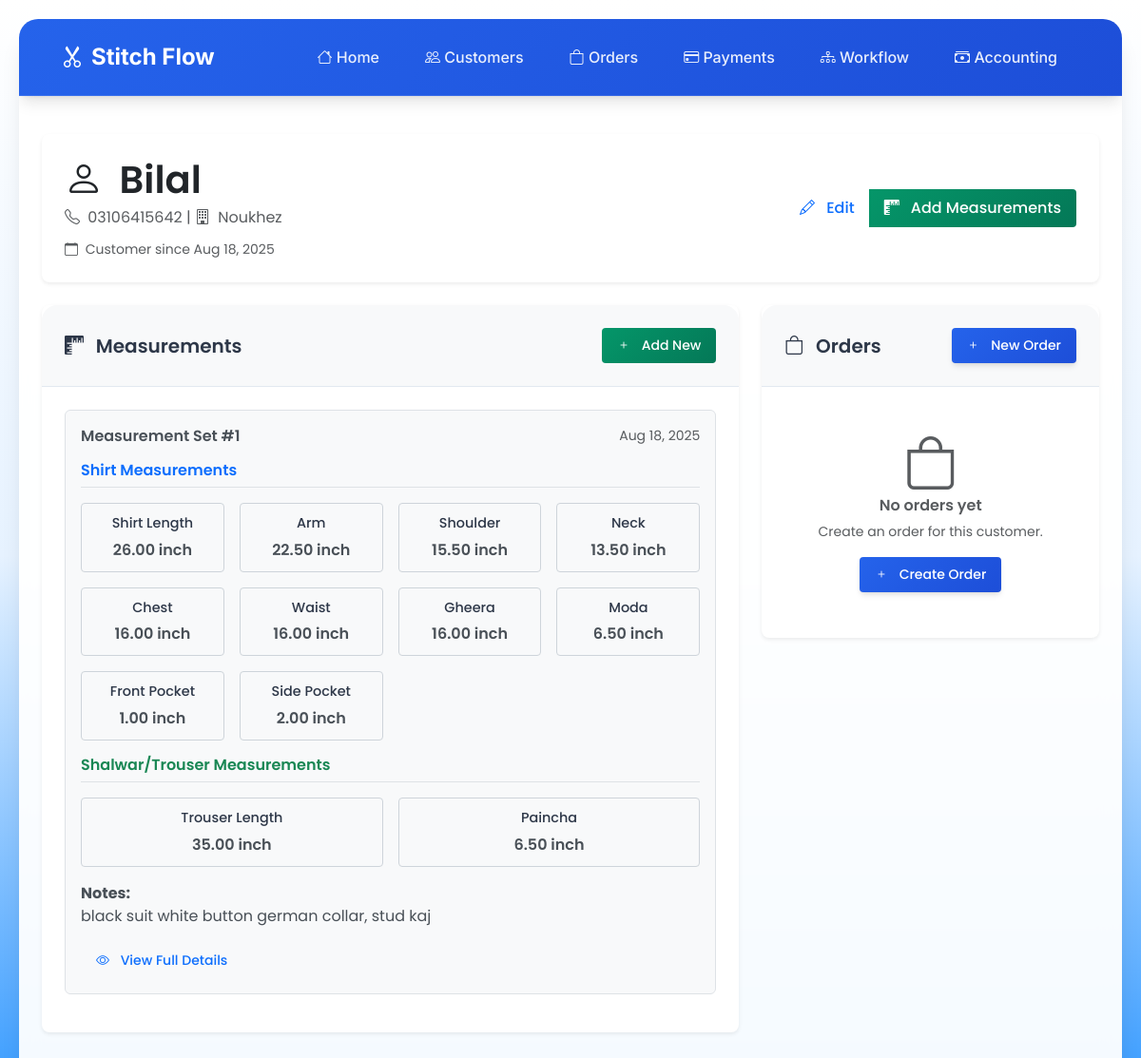
The page /customers/3/ on the database its author committed.
### customers/models.py (models this page shows, shortened)
class Customer(models.Model):
    name = models.CharField(max_length=200)
    phone_number = models.CharField(max_length=20)
    company = models.CharField(max_length=200, blank=True, null=True)
    created_at = models.DateTimeField(auto_now_add=True)
    updated_at = models.DateTimeField(auto_now=True)
    class Meta:
        ordering = ['-created_at']

class Measurement(models.Model):
    customer = models.ForeignKey('Customer', on_delete=models.CASCADE, related_name='measurements')
    shirt_length = models.DecimalField(max_digits=5, decimal_places=2, null=True, blank=True)
    arm = models.DecimalField(max_digits=5, decimal_places=2, null=True, blank=True)
    shoulder = models.DecimalField(max_digits=5, decimal_places=2, null=True, blank=True)
    neck = models.DecimalField(max_digits=5, decimal_places=2, null=True, blank=True)
    chest = models.DecimalField(max_digits=5, decimal_places=2, null=True, blank=True)
    waist = models.DecimalField(max_digits=5, decimal_places=2, null=True, blank=True)
    gheera = models.DecimalField(max_digits=5, decimal_places=2, null=True, blank=True)
    moda = models.DecimalField(max_digits=5, decimal_places=2, null=True, blank=True)
    collar = models.DecimalField(max_digits=5, decimal_places=2, null=True, blank=True)
    front_pocket = models.DecimalField(max_digits=5, decimal_places=2, null=True, blank=True)
    side_pocket = models.DecimalField(max_digits=5, decimal_places=2, null=True, blank=True)
    gool = models.DecimalField(max_digits=5, decimal_places=2, null=True, blank=True)
    choras = models.DecimalField(max_digits=5, decimal_places=2, null=True, blank=True)
    trouser_length = models.DecimalField(max_digits=5, decimal_places=2, null=True, blank=True)
    trouser_waist = models.DecimalField(max_digits=5, decimal_places=2, null=True, blank=True)
    trouser_hip = models.DecimalField(max_digits=5, decimal_places=2, null=True, blank=True)
    thigh = models.DecimalField(max_digits=5, decimal_places=2, null=True, blank=True)
    knee = models.DecimalField(max_digits=5, decimal_places=2, null=True, blank=True)
    paincha = models.DecimalField(max_digits=5, decimal_places=2, null=True, blank=True)
    notes = models.TextField(blank=True, null=True)
    created_at = models.DateTimeField(auto_now_add=True)
    class Meta:
        ordering = ['-created_at']

### customers/views.py (the view)
# urls.py: path('<int:pk>/', views.customer_detail, name='customer_detail'),
def customer_detail(request, pk):
    customer = get_object_or_404(Customer, pk=pk)
    measurements = customer.measurements.all()
    orders = customer.orders.all()
    context = {
        'customer': customer,
        'measurements': measurements,
        'orders': orders,
    }
    return render(request, 'customers/detail.html', context)

### customers/templates/customers/detail.html (shortened to what this page needs)
{% extends 'base.html' %}
{% block content %}
<div class="col-12">
    <div class="main-content py-4">
        <div class="card mb-4 shadow-sm border-0 rounded-3">
            <div class="card-body p-4">
                <div class="row align-items-center">
                    <div class="col-md-8">
                        <h1 class="mb-1">
                            <i class="bi bi-person me-2"></i> {{ customer.name }}
                        </h1>
                        <p class="text-muted mb-2">
                            <i class="bi bi-telephone me-1"></i> {{ customer.phone_number }}
                            {% if customer.company %}
                                | <i class="bi bi-building me-1"></i> {{ customer.company }}
                            {% endif %}
                        </p>
                        <small class="text-muted">
                            <i class="bi bi-calendar me-1"></i> Customer since {{ customer.created_at|date:"M d, Y" }}
                        </small>
                    </div>
                    <div class="col-md-4 text-md-end">
                        <div class="btn-group" role="group">
                            <a href="{% url 'customer_edit' customer.pk %}" class="btn btn-outline-primary">
                                <i class="bi bi-pencil me-2"></i> Edit
                            </a>
                            <a href="{% url 'measurement_create' customer.pk %}" class="btn btn-success">
                                <i class="bi bi-rulers me-2"></i> Add Measurements
                            </a>
                        </div>
                    </div>
                </div>
            </div>
        </div>
        <div class="row">
            <div class="col-lg-8 mb-4">
                <div class="card shadow-sm border-0 rounded-3">
                    <div class="card-header d-flex justify-content-between align-items-center">
                        <h5 class="mb-0">
                            <i class="bi bi-rulers me-2"></i> Measurements
                        </h5>
                        <a href="{% url 'measurement_create' customer.pk %}" class="btn btn-sm btn-success">
                            <i class="bi bi-plus me-2"></i> Add New
                        </a>
                    </div>
                    <div class="card-body p-4">
                        {% if measurements %}
                            {% for measurement in measurements %}
                                <div class="border rounded p-3 mb-3 bg-light">
                                    <div class="d-flex justify-content-between align-items-center mb-3">
                                        <h6 class="mb-0">
                                            Measurement Set #{{ forloop.counter }}
                                        </h6>
                                        <small class="text-muted">
                                            {{ measurement.created_at|date:"M d, Y" }}
                                        </small>
                                    </div>
                                    <div class="mb-3">
                                        <h6 class="text-primary border-bottom pb-2">Shirt Measurements</h6>
                                        <div class="measurement-grid">
                                            {% if measurement.shirt_length %}
                                                <div class="measurement-item">
                                                    <div class="measurement-label">Shirt Length</div>
                                                    <div class="measurement-value">{{ measurement.shirt_length }} inch</div>
                                                </div>
                                            {% endif %}
                                            {% if measurement.arm %}
                                                <div class="measurement-item">
                                                    <div class="measurement-label">Arm</div>
                                                    <div class="measurement-value">{{ measurement.arm }} inch</div>
                                                </div>
                                            {% endif %}
                                            {% if measurement.shoulder %}
                                                <div class="measurement-item">
                                                    <div class="measurement-label">Shoulder</div>
                                                    <div class="measurement-value">{{ measurement.shoulder }} inch</div>
                                                </div>
                                            {% endif %}
                                            {% if measurement.neck %}
                                                <div class="measurement-item">
                                                    <div class="measurement-label">Neck</div>
                                                    <div class="measurement-value">{{ measurement.neck }} inch</div>
                                                </div>
                                            {% endif %}
                                            {% if measurement.chest %}
                                                <div class="measurement-item">
                                                    <div class="measurement-label">Chest</div>
                                                    <div class="measurement-value">{{ measurement.chest }} inch</div>
                                                </div>
                                            {% endif %}
                                            {% if measurement.waist %}
                                                <div class="measurement-item">
                                                    <div class="measurement-label">Waist</div>
                                                    <div class="measurement-value">{{ measurement.waist }} inch</div>
                                                </div>
                                            {% endif %}
                                            {% if measurement.gheera %}
                                                <div class="measurement-item">
                                                    <div class="measurement-label">Gheera</div>
                                                    <div class="measurement-value">{{ measurement.gheera }} inch</div>
                                                </div>
                                            {% endif %}
                                            {% if measurement.moda %}
                                                <div class="measurement-item">
                                                    <div class="measurement-label">Moda</div>
                                                    <div class="measurement-value">{{ measurement.moda }} inch</div>
                                                </div>
                                            {% endif %}
                                            {% if measurement.front_pocket %}
                                                <div class="measurement-item">
                                                    <div class="measurement-label">Front Pocket</div>
                                                    <div class="measurement-value">{{ measurement.front_pocket }} inch</div>
                                                </div>
                                            {% endif %}
                                            {% if measurement.side_pocket %}
                                                <div class="measurement-item">
                                                    <div class="measurement-label">Side Pocket</div>
                                                    <div class="measurement-value">{{ measurement.side_pocket }} inch</div>
                                                </div>
                                            {% endif %}
                                        </div>
                                    </div>
                                    <div class="mb-3">
                                        <h6 class="text-success border-bottom pb-2">Shalwar/Trouser Measurements</h6>
                                        <div class="measurement-grid">
                                            {% if measurement.trouser_length %}
                                                <div class="measurement-item">
                                                    <div class="measurement-label">Trouser Length</div>
                                                    <div class="measurement-value">{{ measurement.trouser_length }} inch</div>
                                                </div>
                                            {% endif %}
                                            {% if measurement.paincha %}
                                                <div class="measurement-item">
                                                    <div class="measurement-label">Paincha</div>
                                                    <div class="measurement-value">{{ measurement.paincha }} inch</div>
                                                </div>
                                            {% endif %}
                                        </div>
                                    </div>
                                    {% if measurement.notes %}
                                        <div class="mt-3">
                                            <strong>Notes:</strong>
                                            <p class="mb-0">{{ measurement.notes }}</p>
                                        </div>
                                    {% endif %}
                                    <div class="mt-3">
                                        <a href="{% url 'measurement_detail' measurement.pk %}" class="btn btn-sm btn-outline-primary">
                                            <i class="bi bi-eye me-2"></i> View Full Details
                                        </a>
                                    </div>
                                </div>
                            {% endfor %}
                        {% endif %}
                    </div>
                </div>
            </div>
            <div class="col-lg-4">
                <div class="card shadow-sm border-0 rounded-3">
                    <div class="card-header d-flex justify-content-between align-items-center">
                        <h5 class="mb-0">
                            <i class="bi bi-bag me-2"></i> Orders
                        </h5>
                        <a href="{% url 'order_create' %}" class="btn btn-sm btn-primary">
                            <i class="bi bi-plus me-2"></i> New Order
                        </a>
                    </div>
                    <div class="card-body p-4">
                        {% if orders %}
                            {% for order in orders %}
                                <div class="border rounded p-3 mb-3 bg-light">
                                    <div class="d-flex justify-content-between align-items-center mb-2">
                                        <strong>Order #{{ order.order_number }}</strong>
                                        <span class="badge status-badge status-{{ order.status }}">
                                            {{ order.get_status_display }}
                                        </span>
                                    </div>
                                    <p class="mb-1">
                                        <strong>Rs: {{ order.total_amount }}</strong>
                                        <small class="text-muted">
                                            ({{ order.get_payment_status }})
                                        </small>
                                    </p>
                                    <small class="text-muted">
                                        {{ order.created_at|date:"M d, Y" }}
                                    </small>
                                    <div class="mt-2">
                                        <a href="{% url 'order_detail' order.pk %}" class="btn btn-sm btn-outline-primary">
                                            <i class="bi bi-eye me-2"></i> View
                                        </a>
                                    </div>
                                </div>
                            {% endfor %}
                        {% else %}
                            <div class="text-center py-4">
                                <i class="bi bi-bag display-4 text-muted"></i>
                                <h6 class="text-muted">No orders yet</h6>
                                <p class="text-muted small">Create an order for this customer.</p>
                                <a href="{% url 'order_create' %}" class="btn btn-sm btn-primary">
                                    <i class="bi bi-plus me-2"></i> Create Order
                                </a>
                            </div>
                        {% endif %}
                    </div>
                </div>
            </div>
        </div>
    </div>
</div>
{% endblock %}

### rows shown on the page
Customer: name "Bilal", phone_number "03106415642", company "Noukhez", created_at "Aug 18, 2025"
Measurement: created_at "Aug 18, 2025", shirt_length "26.00", arm "22.50", shoulder "15.50", neck "13.50", chest "16.00", waist "16.00", gheera "16.00", moda "6.50", front_pocket "1.00", side_pocket "2.00", trouser_length "35.00", paincha "6.50", notes "black suit white button german collar, stud kaj"
